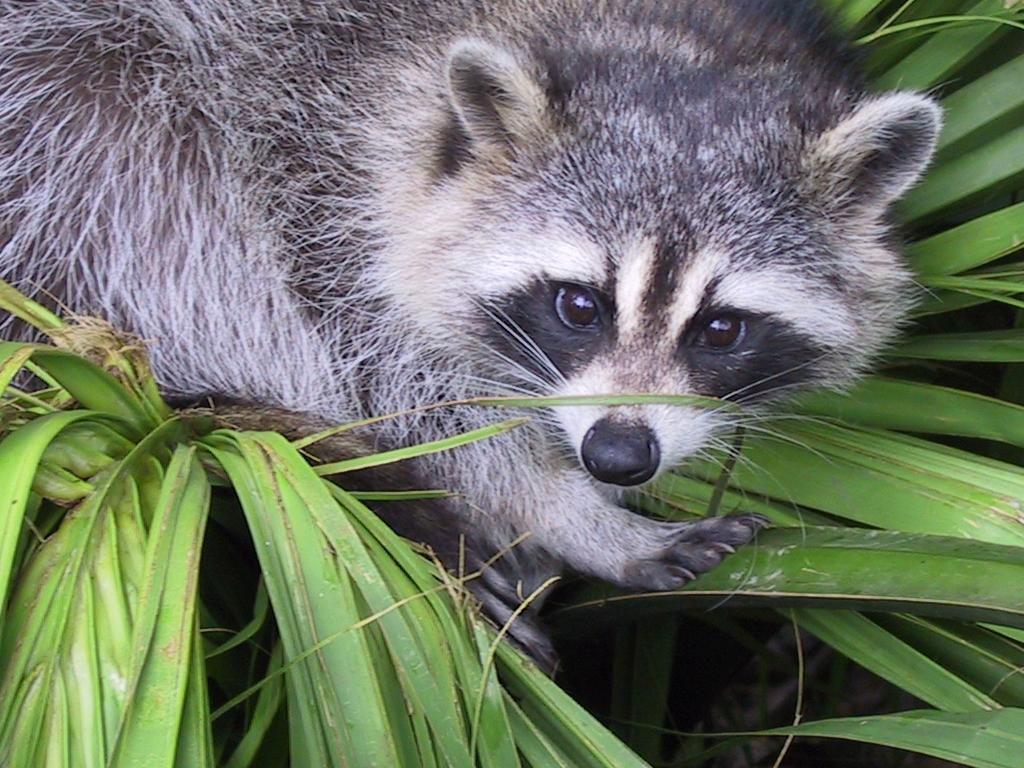
#> input picture day01/ex04/animal.jpeg, 1024 x 768 px
$ python rotate.py
#> lines starting #> are read from the running program, lines starting #| are printed output that depends on the picture
### day01/ex04/load_image.py
import cv2
import numpy as np


# [14 lines left out: functions check_var_int_or_float, check_array_int_or_float, not called in this run]


def ft_load_zoom(path: str) -> list:
    """take an image, print the zoomed version of an image"""
#> called with path = 'animal.jpeg'
    try:
        if not path.lower().endswith((".jpeg", ".jpg")):
            raise Exception("Image is not a jpeg or jpg")
        img = cv2.imread(path)
#> img is the input picture: shape (768, 1024, 3); mean B, G, R 102.1, 117.7, 110.7
        if img is None:
            raise Exception("unreadable image")
        zoom = img[125:500, 400:850, 0:1]
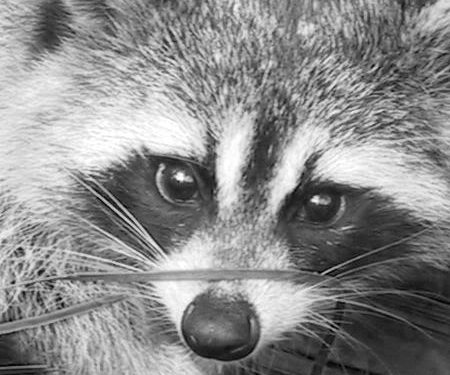
#> zoom: shape (375, 450, 1); min 0, max 255, mean 139.4
        return zoom

    except Exception as e:
        print(e)
        return None

### day01/ex04/rotate.py

from load_image import ft_load_zoom
import cv2
import numpy


def ft_tranpose(img: list) -> list:
    """ transpose the givent list"""
    print("the shape of image is", img.shape)
#| the shape of image is (375, 450, 1)
    print(img)
#> (printed output is left out)
    img = [
            [img[j][i] for j in range(len(img))]
            for i in range(len(img[0])-1, -1, -1)
        ]
#> img = 450 items
    img = numpy.array(img)
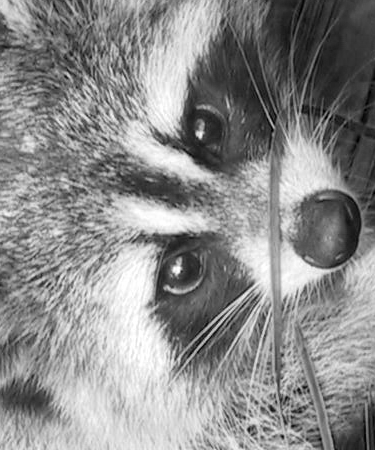
#> img: shape (450, 375, 1); min 0, max 255, mean 139.4
    print("New shape after Transpose:", img.shape)
#| New shape after Transpose: (450, 375, 1)
    print(img)
#> (printed output is left out)
    cv2.imshow('image', img)
    cv2.waitKey(4000)
    cv2.destroyAllWindows()

    return img


def main():
    """take an image, print the zoomed version of an image"""
    ft_tranpose(ft_load_zoom('animal.jpeg'))


if __name__ == "__main__":
    main()
